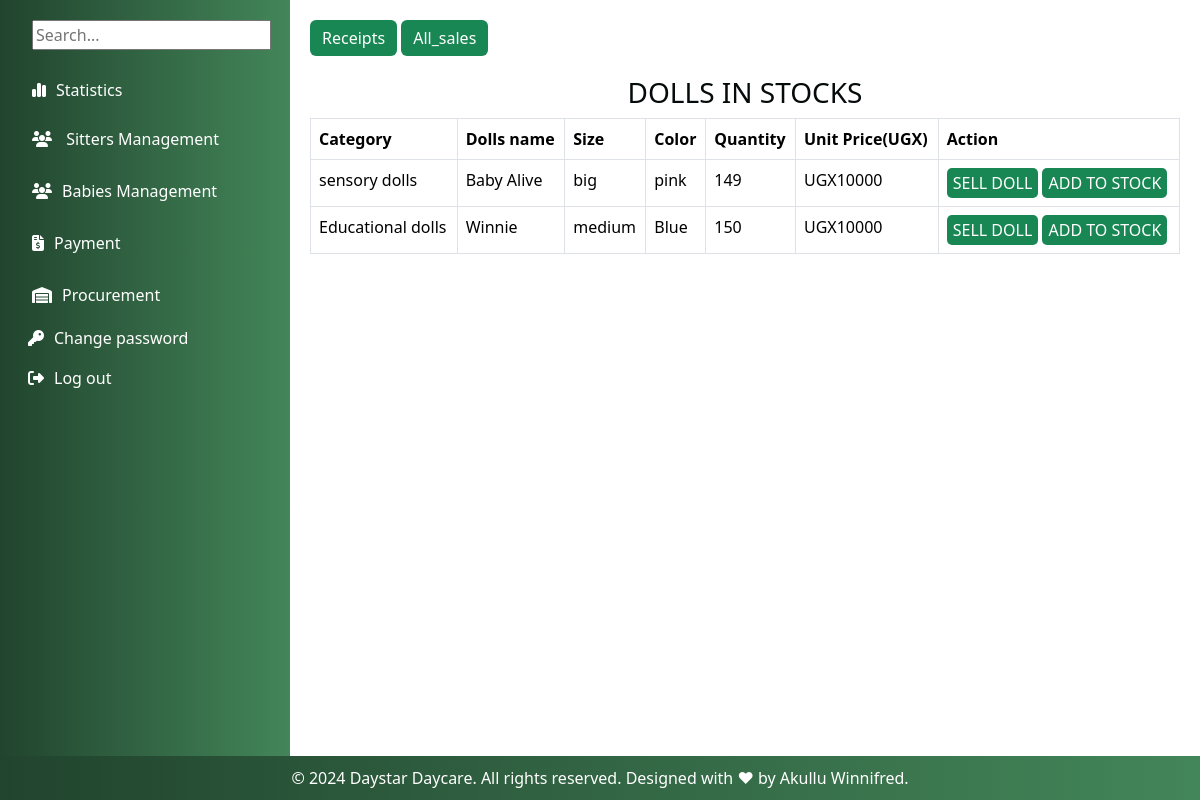
The app's page /doll/ (signed in), older data.
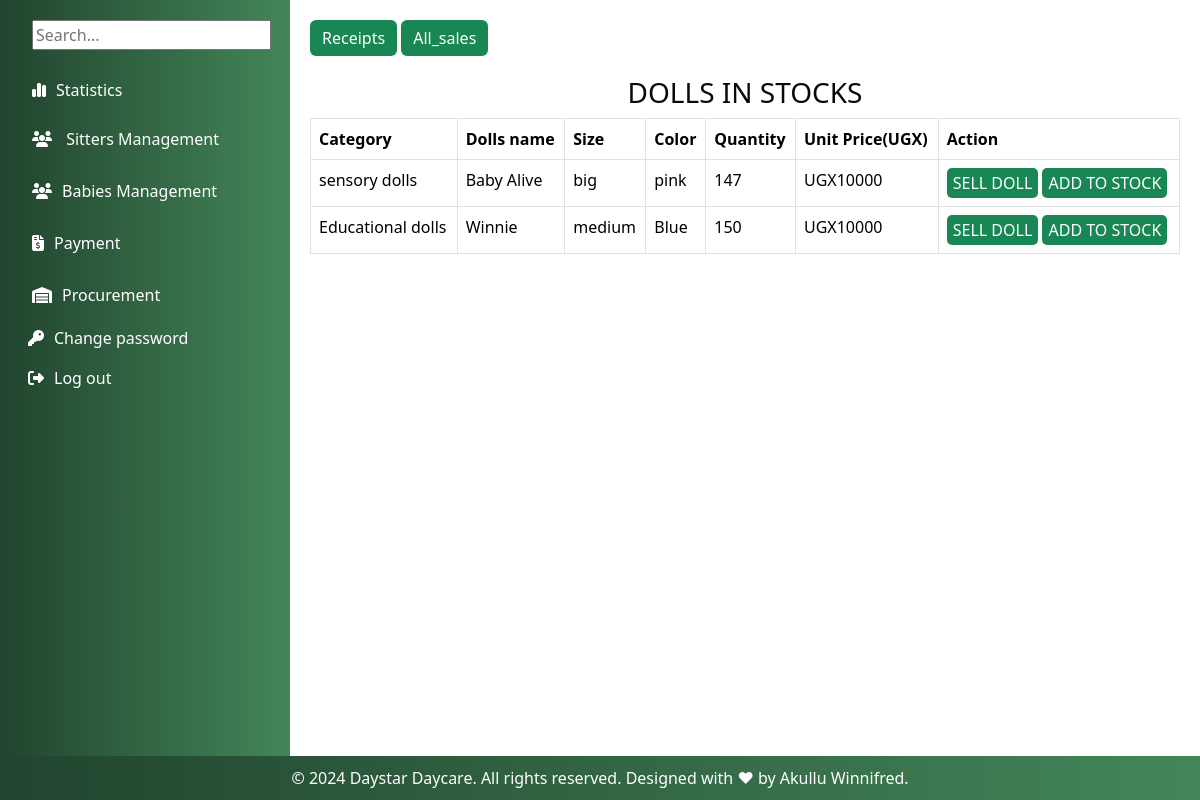
The same page, newer data.
### myapp/models.py (models this page shows, shortened)
class Doll(models.Model):
    c_doll=models.ForeignKey(Category_doll, on_delete=models.CASCADE,null=True, blank=True)
    name_of_the_doll =models.CharField(max_length=200,null=True, blank=True)
    quantity=models.IntegerField(default=0)
    color=models.CharField(max_length=200, null=True,blank=True,validators=[validate_letters])
    size=models.CharField(max_length=200,null=True,blank=True)
    issued_quantity=models.IntegerField(default=0,blank=True,null=True)
    received_quantity=models.IntegerField(default=0,null=True,blank=True)
    Unit_price=models.IntegerField(default=0,null=True, blank=True)
    date=models.DateField(default=timezone.now)

class Category_doll(models.Model):
     name = models.CharField(max_length=100,null=True, blank=True)
     def __str__(self):
        return self.name

### myapp/views.py (the view)
# urls.py: path('doll/',views.doll,name='doll'),
@login_required
def doll(request):
    dolls=Doll.objects.all()
    return render(request,'dolls/doll.html',{'dolls':dolls})

### myapp/templates/dolls/doll.html (shortened to what this page needs)
{% extends 'base.html' %}
{% load static %}
{% block content %}
<div>
    <a href="{% url 'receipt' %}" class="hover_button"><input type="submit" value="Receipts" class="btn btn-success" style="border: none;" placeholder="Receipts"/></a>
    <a href="{% url 'all_sales' %}"  class="hover-button"><input type= "submit" value="All_sales" class="btn btn-success"  style="border: none;"type="button"/></a>
</div>
<div class="table-container">
    <div class="card-header" style="width:30%; margin: 0 auto; background-color:white;">
        <h3 class="text-center" style="color: rgb(5, 10, 11); padding-top: 20px;">DOLLS IN STOCKS</h3>
    </div>
</div>
<table class="table table-bordered" style=" background-color: rgba(153, 198, 165, 0.55);">
    <thead class="thead-dark table-bordered">
        <tr>
            <th scope="col" class="project-h1">Category</th>
            <th scope="col" class="project-h1">Dolls name</th>
            <th scope="col" class="project-h1">Size</th>
            <th scope="col" class="project-h1">Color</th>
            <th scope="col" class="project-h1">Quantity</th>
            <th scope="col" class="project-h1">Unit Price(UGX)</th>
            <th scope="col" class="project-h1">Action</th>
        </tr>
    </thead>
    {% for doll in dolls %}
    <tbody>
        <tr>
            <td>{{doll.c_doll}}</td>
            <td>{{doll.name_of_the_doll}}</td>
            <td>{{doll.size}}</td>
            <td>{{doll.color}}</td>
            <td>{{doll.quantity}}</td>
            <td>UGX{{doll.Unit_price}}</td>
           <div>
            <td><a href="{% url 'issue_item' doll.id %}"><input type="button" class="bg bg-success" value="SELL DOLL"  style="color: white; border: none; border-radius: 5px; height: 30px; font-size: medium;"></a>
            <a href="{% url 'add_to_stock' doll.id %}"><input type="button" class="bg bg-success" value="ADD TO STOCK"  style="color: white; border: none; border-radius: 5px; height: 30px; font-size: medium;"></a>
         </td>
        </div>
        </tr>
    </tbody>
    {% endfor %}
</table>
</div>
{% endblock %}

Row changes from the older to the newer data that the page shows:
changed Doll "Baby Alive": quantity "149" → "147"
